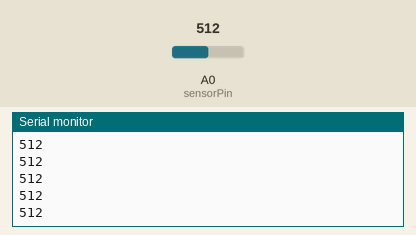
This sketch was run on a simulated Arduino Uno, built with avr-gcc and run on an emulated ATmega328P. Shown: the last lines printed to the serial monitor. The inputs (shaded band) are chosen by the test bench; at power-on: A0 (sensorPin) = 512.

Above: at 1.2 s.
1.3 s: A0 (sensorPin) set to 716
At 1.31 s:
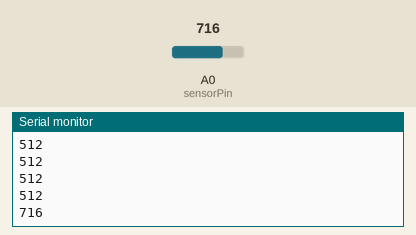
2.8 s: A0 (sensorPin) set to 900
At 2.81 s:
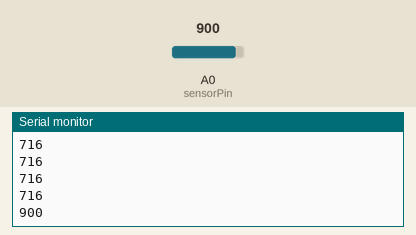
Timing chart, 0 to 5.8 s (numbered marks = the images above; inputs shaded):
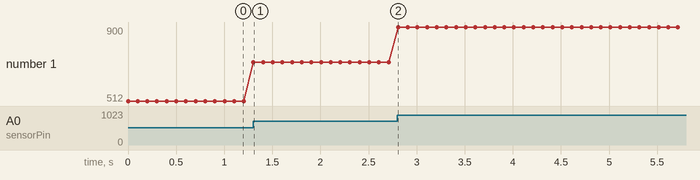

The sketch:

07_Potentiometer.ino
```cpp
/*
 * 名称   : Potentiometer
 * 功能   : 读取旋转电位器的值
 * 编译IDE：ARDUINO 2.3.2
 * 作者   : http://www.keyes-robot.com/
*/
int sensorPin = A0 ;  //定义引脚A0
int value = 0;      //设置value为0

void setup() {
  Serial.begin(9600); //设置波特率
}

void loop() {
  value = analogRead(sensorPin);   //将value设置为读取到的A0的数值
  Serial.println(value);    //显示value数值，并自动换行
  delay(100);  //延迟0.1S
}
```

Measured:
- after the input at 1.3 s, the serial monitor: prints a new line at once (image 1)
- after the input at 2.8 s, the serial monitor: prints a new line at once (image 2)
- plotted number 1: 512 → 716 after the input at 1.3 s, 716 → 900 after the input at 2.8 s
